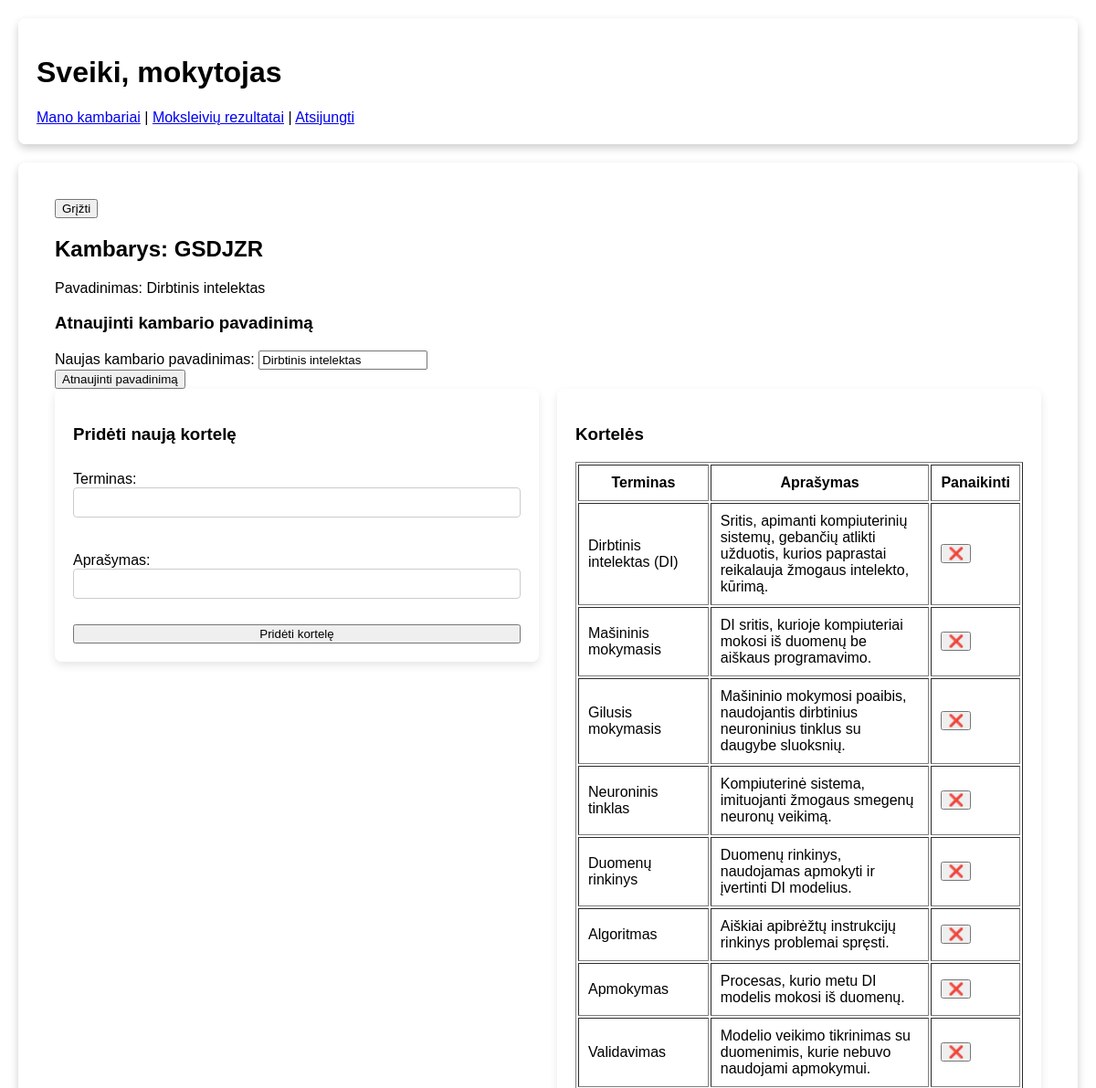
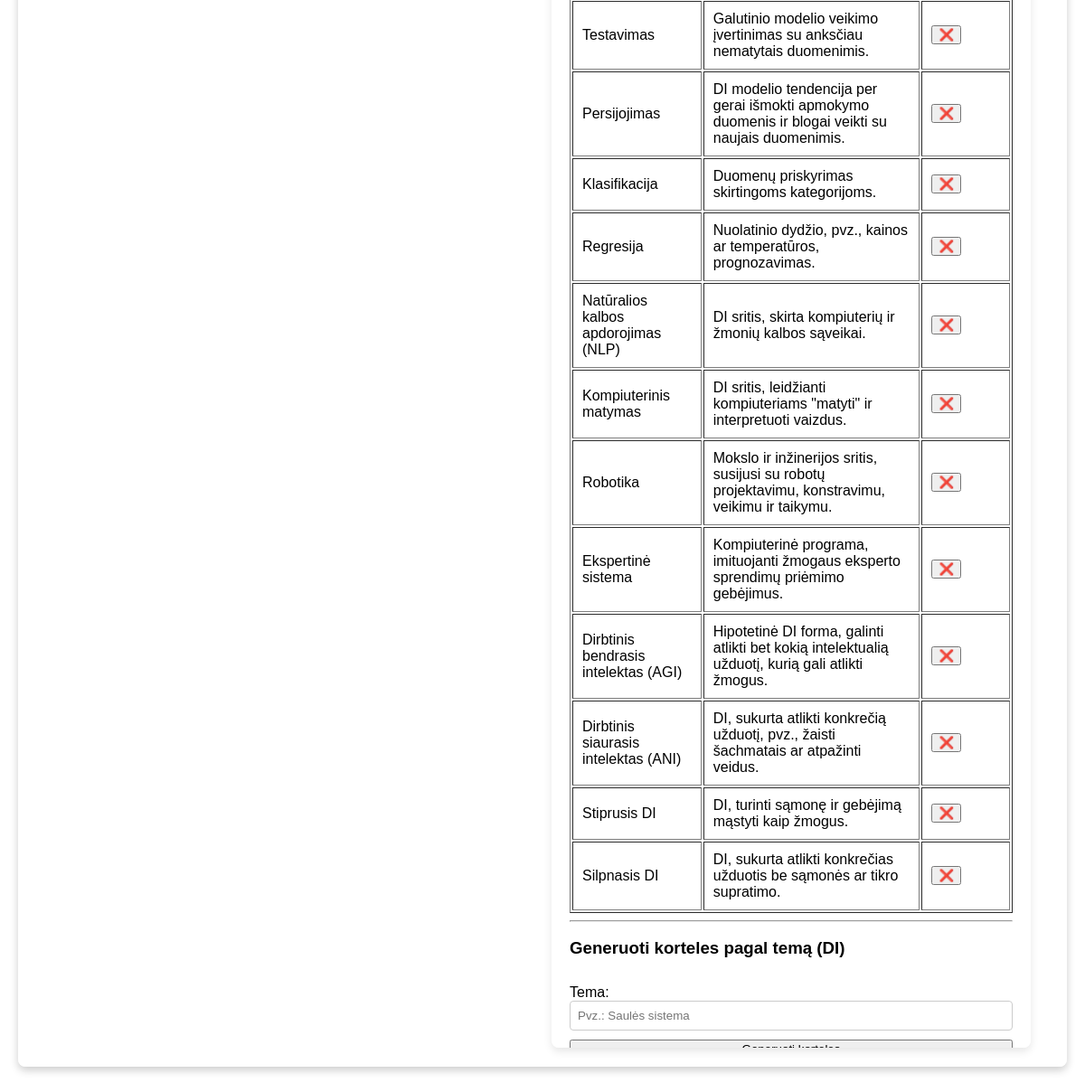
The app's page /teacher/rooms/7/ (signed in) with its own data (2 pictures, top to bottom).
### game/models.py (models this page shows, shortened)
class CustomUser(AbstractUser):
    ROLE_CHOICES = (
        ('teacher', 'Teacher'),
        ('student', 'Student'),
    )
    role = models.CharField(max_length=10, choices=ROLE_CHOICES, default='student')
    groups = models.ManyToManyField(Group, related_name="customuser_groups", blank=True)
    user_permissions = models.ManyToManyField(Permission, related_name="customuser_permissions", blank=True)

class Room(models.Model):
    code = models.CharField(max_length=6, unique=True, default=generate_room_code)
    teacher = models.ForeignKey(CustomUser, on_delete=models.CASCADE, related_name="rooms")
    created_at = models.DateTimeField(auto_now_add=True)
    name = models.CharField(max_length=100, blank=True, null=True)  # <--- new field

class Card(models.Model):
    room = models.ForeignKey(Room, on_delete=models.CASCADE, related_name="cards")
    front_text = models.CharField(max_length=255)  # Term
    back_text = models.TextField()  # Definition
    created_at = models.DateTimeField(auto_now_add=True)

### game/views.py (the view)
# urls.py: path('teacher/rooms/<int:room_id>/', teacher_room_detail, name='teacher_room_detail'),
@login_required
def teacher_room_detail(request, room_id):
    if request.user.role != 'teacher':
        messages.error(request, "Klaida: ne mokytojo profilis")
        return redirect('teacher_profile')
    try:
        room = Room.objects.get(pk=room_id, teacher=request.user)
    except Room.DoesNotExist:
        messages.error(request, "Kambarys nerastas arba nesate jo savininkas")
        return redirect('teacher_profile')
    cards = list(room.cards.values('id', 'front_text', 'back_text'))
    print(f"Cards for room {room_id}: {cards}")
    results = StudentResult.objects.filter(room=room).select_related('student')
    return render(request, 'teacher_room_detail.html', {
        'room': room,
        'cards': cards,
        'results': results
    })

### game/templates/teacher_room_detail.html (shortened to what this page needs)
{% extends 'base_teacher.html' %}
{% block content %}
<div class="teacher-dashboard" style="max-height: 80vh; overflow-y: auto; padding: 20px;">
  <button onclick="location.href='{% url 'teacher_profile' %}'">Grįžti</button>
  <h2>Kambarys: {{ room.code }}</h2>
  {% if room.name %}
    <p>Pavadinimas: {{ room.name }}</p>
  {% else %}
    <p>Pavadinimas: <em>(nenurodytas)</em></p>
  {% endif %}
  <h3>Atnaujinti kambario pavadinimą</h3>
    <form action="{% url 'update_room_name' room.id %}" method="post">
    <label for="new_name">Naujas kambario pavadinimas:</label>
    <input type="text" id="new_name" name="name" value="{{ room.name }}" required><br>
    <button type="submit">Atnaujinti pavadinimą</button>
    </form>
<div class="dashboard-flex-container">
    <div class="dashboard-column">
        <h3>Pridėti naują kortelę</h3>
        <form action="{% url 'room_cards' room.code %}" method="post">
            <label for="front_text">Terminas:</label>
            <input type="text" id="front_text" name="front_text" required><br>
            <label for="back_text">Aprašymas:</label>
            <input type="text" id="back_text" name="back_text" required><br>
            <button type="submit">Pridėti kortelę</button>
        </form>
        </div>
    <div class="dashboard-column">
        <h3>Kortelės</h3>
        <table border="1" cellpadding="10">
            <tr>
            <th>Terminas</th>
            <th>Aprašymas</th>
            <th>Panaikinti</th>
            </tr>
            {% for card in cards %}
            <tr id="card-{{ card.id }}">
                <td>{{ card.front_text }}</td>
                <td>{{ card.back_text }}</td>
                <td>
                <button onclick="deleteCard({{ card.id }})">❌</button>
                </td>
            </tr>
            {% endfor %}
        </table>
        <hr>
        <h3>Generuoti korteles pagal temą (DI)</h3>
        <form action="{% url 'generate_ai_cards' room.id %}" method="post">
            <label for="theme">Tema:</label>
            <input type="text" id="theme" name="theme" required placeholder="Pvz.: Saulės sistema">
            <button type="submit">Generuoti korteles</button>
        </form>
{% endblock %}

### game/templates/base_teacher.html (shortened to what this page needs)
<!DOCTYPE html>
<html lang="en">
<head>
  {% load static %}
</head>
<body>
  <div id="threeContainer"></div>
  <header class="dashboard-content">
    <h1>Sveiki, {{ request.user.username }}</h1>
    <nav>
      <a href="{% url 'teacher_profile' %}">Mano kambariai</a> |
      <a href="{% url 'student_results' %}">Moksleivių rezultatai</a> |
      <a href="{% url 'login' %}">Atsijungti</a>
    </nav>
  </header>
  <main class="dashboard-content">
    {% block content %}{% endblock %}
  </main>
</body>
</html>

### game/templates/base_teacher.html (style rules this page uses)
html, body { margin: 0; padding: 0; width: 100%; height: 100%; overflow-y: scroll; font-family: Arial, sans-serif; }
#threeContainer { position: fixed; top: 0; left: 0; width: 100%; height: 100%; z-index: -1; pointer-events: none; }
.dashboard-content { position: relative; z-index: 9999; background: rgba(255, 255, 255, 0.9); padding: 20px; border-radius: 8px; box-shadow: 0 4px 10px rgba(0, 0, 0, 0.2); margin: 20px; max-height: 80vh; overflow-y: auto; }
.dashboard-flex-container { display: flex; justify-content: space-between; align-items: flex-start; gap: 20px; }
.dashboard-column { flex: 1; background: rgba(255, 255, 255, 0.9); padding: 20px; border-radius: 8px; box-shadow: 0 4px 10px rgba(0, 0, 0, 0.1); overflow-y: auto; max-height: 70vh; }
.dashboard-column form { display: flex; flex-direction: column; }
.dashboard-column form label { margin-top: 10px; }
.dashboard-column form input { padding: 8px; margin-bottom: 10px; border: 1px solid #ccc; border-radius: 4px; }

### records on screen
CustomUser: user.username "mokytojas"
Room: code "GSDJZR", name "Dirbtinis intelektas"
Card: front_text "Dirbtinis intelektas (DI)", back_text "Sritis, apimanti kompiuterinių sistemų, gebančių atlikti užduotis, kurios paprastai reikalauja žmogaus intelekto, kūrimą."
Card: front_text "Mašininis mokymasis", back_text "DI sritis, kurioje kompiuteriai mokosi iš duomenų be aiškaus programavimo."
Card: front_text "Gilusis mokymasis", back_text "Mašininio mokymosi poaibis, naudojantis dirbtinius neuroninius tinklus su daugybe sluoksnių."
Card: front_text "Neuroninis tinklas", back_text "Kompiuterinė sistema, imituojanti žmogaus smegenų neuronų veikimą."
Card: front_text "Duomenų rinkinys", back_text "Duomenų rinkinys, naudojamas apmokyti ir įvertinti DI modelius."
Card: front_text "Algoritmas", back_text "Aiškiai apibrėžtų instrukcijų rinkinys problemai spręsti."
Card: front_text "Apmokymas", back_text "Procesas, kurio metu DI modelis mokosi iš duomenų."
Card: front_text "Validavimas", back_text "Modelio veikimo tikrinimas su duomenimis, kurie nebuvo naudojami apmokymui."
Card: front_text "Testavimas", back_text "Galutinio modelio veikimo įvertinimas su anksčiau nematytais duomenimis."
Card: front_text "Persijojimas", back_text "DI modelio tendencija per gerai išmokti apmokymo duomenis ir blogai veikti su naujais duomenimis."
Card: front_text "Klasifikacija", back_text "Duomenų priskyrimas skirtingoms kategorijoms."
Card: front_text "Regresija", back_text "Nuolatinio dydžio, pvz., kainos ar temperatūros, prognozavimas."
Card: front_text "Natūralios kalbos apdorojimas (NLP)", back_text "DI sritis, skirta kompiuterių ir žmonių kalbos sąveikai."
Card: front_text "Kompiuterinis matymas", back_text "DI sritis, leidžianti kompiuteriams \"matyti\" ir interpretuoti vaizdus."
Card: front_text "Robotika", back_text "Mokslo ir inžinerijos sritis, susijusi su robotų projektavimu, konstravimu, veikimu ir taikymu."
Card: front_text "Ekspertinė sistema", back_text "Kompiuterinė programa, imituojanti žmogaus eksperto sprendimų priėmimo gebėjimus."
Card: front_text "Dirbtinis bendrasis intelektas (AGI)", back_text "Hipotetinė DI forma, galinti atlikti bet kokią intelektualią užduotį, kurią gali atlikti žmogus."
Card: front_text "Dirbtinis siaurasis intelektas (ANI)", back_text "DI, sukurta atlikti konkrečią užduotį, pvz., žaisti šachmatais ar atpažinti veidus."
Card: front_text "Stiprusis DI", back_text "DI, turinti sąmonę ir gebėjimą mąstyti kaip žmogus."
Card: front_text "Silpnasis DI", back_text "DI, sukurta atlikti konkrečias užduotis be sąmonės ar tikro supratimo."
